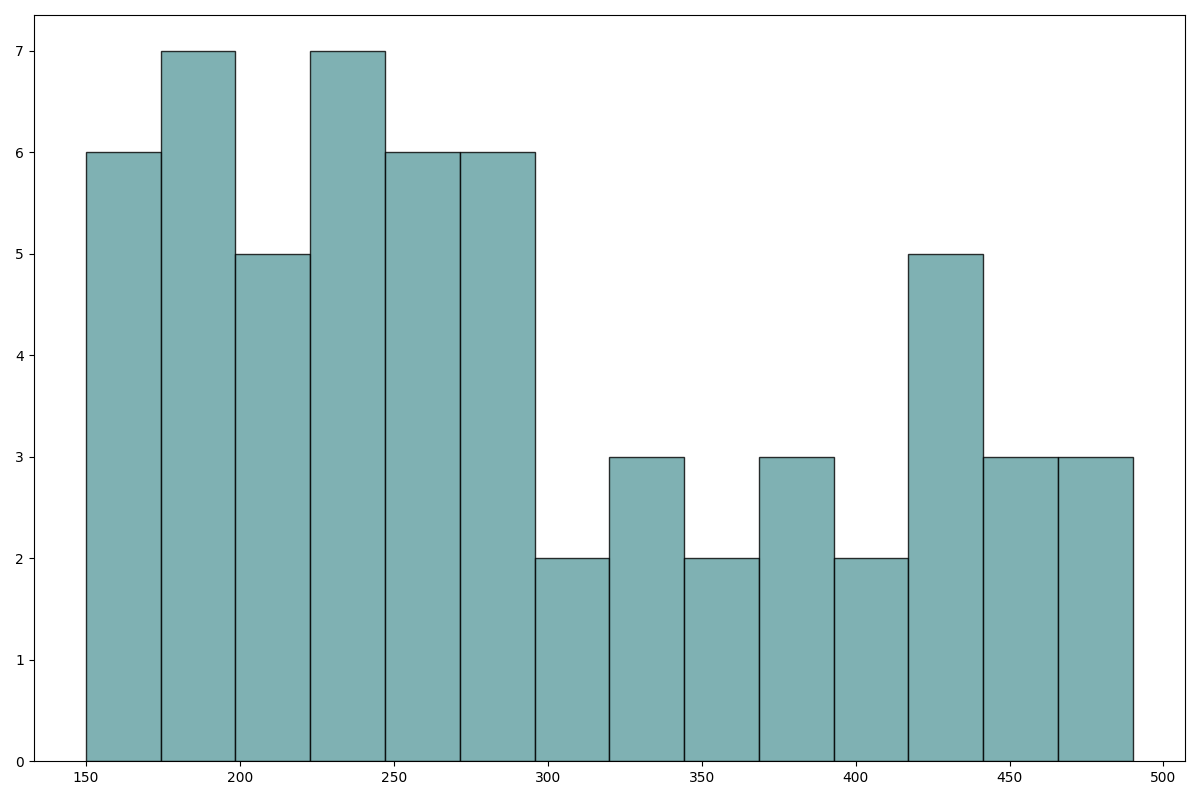

Write Python code to recreate this figure.
import matplotlib.pyplot as plt

energy_consumption = [
    150, 155, 160, 162, 165, 170, 175, 180, 185, 188, 190, 195, 198, 200, 205,
    210, 215, 220, 223, 225, 230, 235, 238, 240, 245, 250, 255, 258, 260, 265,
    270, 275, 278, 280, 285, 290, 295, 300, 310, 320, 330, 340, 350, 360, 370,
    380, 390, 400, 410, 420, 425, 430, 435, 440, 445, 450, 460, 470, 480, 490
]

plt.figure(figsize=(12, 8))
plt.hist(energy_consumption, bins=14, color='cadetblue', edgecolor='black', alpha=0.8)

plt.xticks(fontsize=10)
plt.yticks(fontsize=10)

plt.tight_layout()

plt.show()
